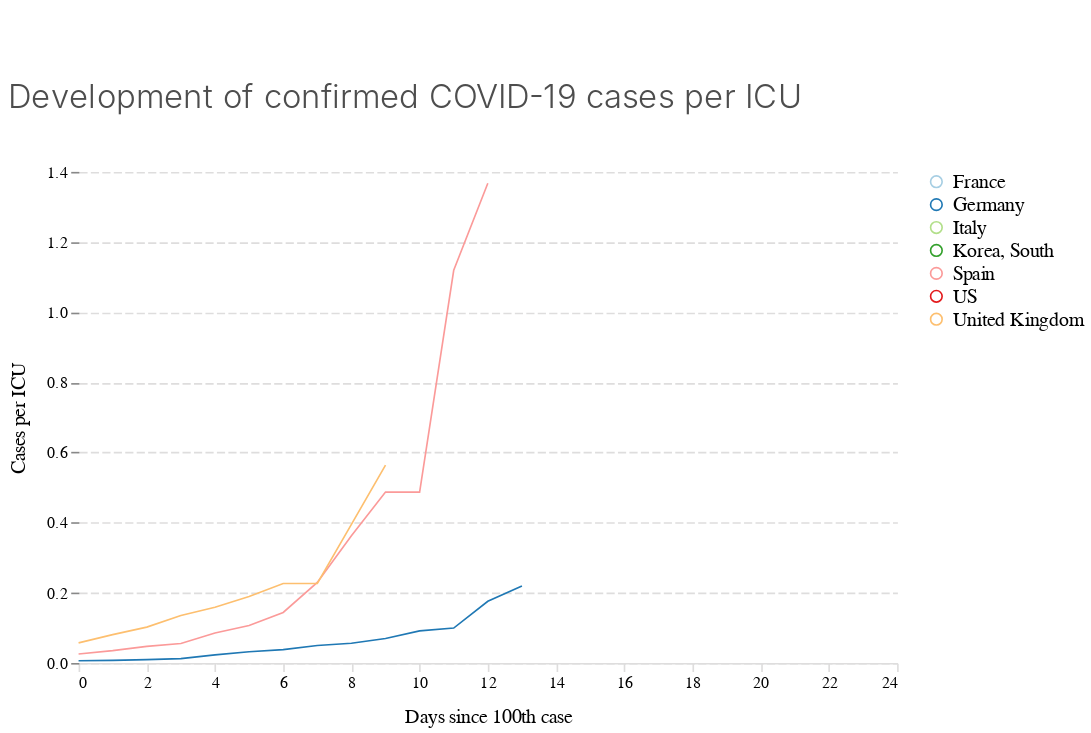

The cell this chart's notebook holds for it:
### Code cell
chart_cases_per_icu

### Figure 1 — Vega-Lite specification as saved in the notebook (floating-point values rounded to 4 significant figures)
{"$schema": "https://vega.github.io/schema/vega-lite/v3.4.0.json", "config": {"area": {"fill": "#1696d2"}, "axisX": {"domain": true, "domainColor": "#DEDDDD", "domainDashOffset": 10, "domainWidth": 1, "grid": false, "labelAngle": 0, "labelFont": "Avenir", "labelFontSize": 10, "tickColor": "#DEDDDD", "titleFont": "Avenir", "titleFontSize": 12, "titleFontWeight": 400, "titlePadding": 10}, "axisY": {"domain": false, "domainDashOffset": 10, "grid": true, "gridColor": "#DEDDDD", "gridDash": [5, 2], "gridWidth": 1, "labelAngle": 0, "labelFont": "Avenir", "labelFontSize": 10, "titleFont": "Avenir", "titleFontSize": 12, "titleFontWeight": 400, "titlePadding": 10}, "bar": {"fill": "#1696d2", "strokeWidth": 0}, "guide-title": {"color": "Monospace", "font": "Avenir", "fontSize": 15}, "header": {"titleFontSize": 12, "titleFontWeight": 400}, "legend": {"labelFont": "Avenir", "labelFontSize": 12, "symbolSize": 50, "symbolType": "circle", "title": "", "titleFont": "Avenir", "titleFontSize": 12}, "line": {"color": "#1696d2", "stroke": "#1696d2", "strokeWidth": 1}, "path": {"stroke": "#1696d2"}, "point": {"filled": true}, "range": {"category": ["#a6cee3", "#1f78b4", "#b2df8a", "#33a02c", "#fb9a99", "#e31a1c", "#fdbf6f", "#ff7f00"], "diverging": ["#cfe8f3", "#a2d4ec", "#73bfe2", "#46abdb", "#1696d2", "#12719e"]}, "text": {"align": "right", "color": "#1696d2", "font": "Avenir", "fontSize": 12, "fontWeight": 400, "size": 11}, "title": {"anchor": "start", "color": "#4d4d4d", "font": "Avenir", "fontSize": 20, "fontWeight": 300, "lineHeight": 100, "offset": 30}, "trail": {"color": "#1696d2", "stroke": "#1696d2"}, "view": {"strokeWidth": 0}}, "data": {"name": "data-fcb69785cd2e215adef4e7bf7af6a694"}, "datasets": {"data-fcb69785cd2e215adef4e7bf7af6a694": [{"cases_per1m": 1.535, "cases_perICU": null, "country": "France", "date": "2020-02-29T00:00:00", "days_since100": 0, "perc_growth": null, "value": 100}, {"cases_per1m": 1.996, "cases_perICU": null, "country": "France", "date": "2020-03-01T00:00:00", "days_since100": 1, "perc_growth": 1.3, "value": 130}, {"cases_per1m": 2.933, "cases_perICU": null, "country": "France", "date": "2020-03-02T00:00:00", "days_since100": 2, "perc_growth": 1.469, "value": 191}, {"cases_per1m": 3.132, "cases_perICU": null, "country": "France", "date": "2020-03-03T00:00:00", "days_since100": 3, "perc_growth": 1.068, "value": 204}, {"cases_per1m": 4.422, "cases_perICU": null, "country": "France", "date": "2020-03-04T00:00:00", "days_since100": 4, "perc_growth": 1.412, "value": 288}, {"cases_per1m": 5.835, "cases_perICU": null, "country": "France", "date": "2020-03-05T00:00:00", "days_since100": 5, "perc_growth": 1.319, "value": 380}, {"cases_per1m": 10.07, "cases_perICU": null, "country": "France", "date": "2020-03-06T00:00:00", "days_since100": 6, "perc_growth": 1.726, "value": 656}, {"cases_per1m": 14.62, "cases_perICU": null, "country": "France", "date": "2020-03-07T00:00:00", "days_since100": 7, "perc_growth": 1.451, "value": 952}, {"cases_per1m": 17.33, "cases_perICU": null, "country": "France", "date": "2020-03-08T00:00:00", "days_since100": 8, "perc_growth": 1.186, "value": 1129}, {"cases_per1m": 18.61, "cases_perICU": null, "country": "France", "date": "2020-03-09T00:00:00", "days_since100": 9, "perc_growth": 1.074, "value": 1212}, {"cases_per1m": 27.44, "cases_perICU": null, "country": "France", "date": "2020-03-10T00:00:00", "days_since100": 10, "perc_growth": 1.474, "value": 1787}, {"cases_per1m": 35.07, "cases_perICU": null, "country": "France", "date": "2020-03-11T00:00:00", "days_since100": 11, "perc_growth": 1.278, "value": 2284}, {"cases_per1m": 35.07, "cases_perICU": null, "country": "France", "date": "2020-03-12T00:00:00", "days_since100": 12, "perc_growth": 1, "value": 2284}, {"cases_per1m": 56.3, "cases_perICU": null, "country": "France", "date": "2020-03-13T00:00:00", "days_since100": 13, "perc_growth": 1.606, "value": 3667}, {"cases_per1m": 68.79, "cases_perICU": null, "country": "France", "date": "2020-03-14T00:00:00", "days_since100": 14, "perc_growth": 1.222, "value": 4480}, {"cases_per1m": 1.557, "cases_perICU": 0.006226, "country": "Germany", "date": "2020-03-01T00:00:00", "days_since100": 0, "perc_growth": null, "value": 130}, {"cases_per1m": 1.904, "cases_perICU": 0.007615, "country": "Germany", "date": "2020-03-02T00:00:00", "days_since100": 1, "perc_growth": 1.223, "value": 159}, {"cases_per1m": 2.347, "cases_perICU": 0.009387, "country": "Germany", "date": "2020-03-03T00:00:00", "days_since100": 2, "perc_growth": 1.233, "value": 196}, {"cases_per1m": 3.137, "cases_perICU": 0.01255, "country": "Germany", "date": "2020-03-04T00:00:00", "days_since100": 3, "perc_growth": 1.337, "value": 262}, {"cases_per1m": 5.771, "cases_perICU": 0.02309, "country": "Germany", "date": "2020-03-05T00:00:00", "days_since100": 4, "perc_growth": 1.84, "value": 482}, {"cases_per1m": 8.022, "cases_perICU": 0.03209, "country": "Germany", "date": "2020-03-06T00:00:00", "days_since100": 5, "perc_growth": 1.39, "value": 670}, {"cases_per1m": 9.567, "cases_perICU": 0.03827, "country": "Germany", "date": "2020-03-07T00:00:00", "days_since100": 6, "perc_growth": 1.193, "value": 799}, {"cases_per1m": 12.45, "cases_perICU": 0.04981, "country": "Germany", "date": "2020-03-08T00:00:00", "days_since100": 7, "perc_growth": 1.302, "value": 1040}, {"cases_per1m": 14.08, "cases_perICU": 0.05632, "country": "Germany", "date": "2020-03-09T00:00:00", "days_since100": 8, "perc_growth": 1.131, "value": 1176}, {"cases_per1m": 17.45, "cases_perICU": 0.06978, "country": "Germany", "date": "2020-03-10T00:00:00", "days_since100": 9, "perc_growth": 1.239, "value": 1457}, {"cases_per1m": 22.85, "cases_perICU": 0.09138, "country": "Germany", "date": "2020-03-11T00:00:00", "days_since100": 10, "perc_growth": 1.31, "value": 1908}, {"cases_per1m": 24.88, "cases_perICU": 0.09952, "country": "Germany", "date": "2020-03-12T00:00:00", "days_since100": 11, "perc_growth": 1.089, "value": 2078}, {"cases_per1m": 44.0, "cases_perICU": 0.176, "country": "Germany", "date": "2020-03-13T00:00:00", "days_since100": 12, "perc_growth": 1.769, "value": 3675}, {"cases_per1m": 54.9, "cases_perICU": 0.2196, "country": "Germany", "date": "2020-03-14T00:00:00", "days_since100": 13, "perc_growth": 1.248, "value": 4585}, {"cases_per1m": 2.56, "cases_perICU": null, "country": "Italy", "date": "2020-02-23T00:00:00", "days_since100": 0, "perc_growth": null, "value": 155}, {"cases_per1m": 3.782, "cases_perICU": null, "country": "Italy", "date": "2020-02-24T00:00:00", "days_since100": 1, "perc_growth": 1.477, "value": 229}, {"cases_per1m": 5.318, "cases_perICU": null, "country": "Italy", "date": "2020-02-25T00:00:00", "days_since100": 2, "perc_growth": 1.406, "value": 322}, {"cases_per1m": 7.481, "cases_perICU": null, "country": "Italy", "date": "2020-02-26T00:00:00", "days_since100": 3, "perc_growth": 1.407, "value": 453}, {"cases_per1m": 10.82, "cases_perICU": null, "country": "Italy", "date": "2020-02-27T00:00:00", "days_since100": 4, "perc_growth": 1.446, "value": 655}, {"cases_per1m": 14.67, "cases_perICU": null, "country": "Italy", "date": "2020-02-28T00:00:00", "days_since100": 5, "perc_growth": 1.356, "value": 888}, {"cases_per1m": 18.63, "cases_perICU": null, "country": "Italy", "date": "2020-02-29T00:00:00", "days_since100": 6, "perc_growth": 1.27, "value": 1128}, {"cases_per1m": 27.98, "cases_perICU": null, "country": "Italy", "date": "2020-03-01T00:00:00", "days_since100": 7, "perc_growth": 1.502, "value": 1694}, {"cases_per1m": 33.63, "cases_perICU": null, "country": "Italy", "date": "2020-03-02T00:00:00", "days_since100": 8, "perc_growth": 1.202, "value": 2036}, {"cases_per1m": 41.32, "cases_perICU": null, "country": "Italy", "date": "2020-03-03T00:00:00", "days_since100": 9, "perc_growth": 1.229, "value": 2502}, {"cases_per1m": 51.02, "cases_perICU": null, "country": "Italy", "date": "2020-03-04T00:00:00", "days_since100": 10, "perc_growth": 1.235, "value": 3089}, {"cases_per1m": 63.72, "cases_perICU": null, "country": "Italy", "date": "2020-03-05T00:00:00", "days_since100": 11, "perc_growth": 1.249, "value": 3858}, {"cases_per1m": 76.56, "cases_perICU": null, "country": "Italy", "date": "2020-03-06T00:00:00", "days_since100": 12, "perc_growth": 1.202, "value": 4636}, {"cases_per1m": 97.16, "cases_perICU": null, "country": "Italy", "date": "2020-03-07T00:00:00", "days_since100": 13, "perc_growth": 1.269, "value": 5883}, {"cases_per1m": 121.8, "cases_perICU": null, "country": "Italy", "date": "2020-03-08T00:00:00", "days_since100": 14, "perc_growth": 1.254, "value": 7375}, {"cases_per1m": 151.5, "cases_perICU": null, "country": "Italy", "date": "2020-03-09T00:00:00", "days_since100": 15, "perc_growth": 1.244, "value": 9172}, {"cases_per1m": 167.6, "cases_perICU": null, "country": "Italy", "date": "2020-03-10T00:00:00", "days_since100": 16, "perc_growth": 1.107, "value": 10149}, {"cases_per1m": 205.8, "cases_perICU": null, "country": "Italy", "date": "2020-03-11T00:00:00", "days_since100": 17, "perc_growth": 1.228, "value": 12462}, {"cases_per1m": 205.8, "cases_perICU": null, "country": "Italy", "date": "2020-03-12T00:00:00", "days_since100": 18, "perc_growth": 1, "value": 12462}, {"cases_per1m": 291.7, "cases_perICU": null, "country": "Italy", "date": "2020-03-13T00:00:00", "days_since100": 19, "perc_growth": 1.417, "value": 17660}, {"cases_per1m": 349.4, "cases_perICU": null, "country": "Italy", "date": "2020-03-14T00:00:00", "days_since100": 20, "perc_growth": 1.198, "value": 21157}, {"cases_per1m": 2.03, "cases_perICU": null, "country": "Korea, South", "date": "2020-02-20T00:00:00", "days_since100": 0, "perc_growth": null, "value": 104}, {"cases_per1m": 3.982, "cases_perICU": null, "country": "Korea, South", "date": "2020-02-21T00:00:00", "days_since100": 1, "perc_growth": 1.962, "value": 204}, {"cases_per1m": 8.453, "cases_perICU": null, "country": "Korea, South", "date": "2020-02-22T00:00:00", "days_since100": 2, "perc_growth": 2.123, "value": 433}, {"cases_per1m": 11.75, "cases_perICU": null, "country": "Korea, South", "date": "2020-02-23T00:00:00", "days_since100": 3, "perc_growth": 1.39, "value": 602}, {"cases_per1m": 16.26, "cases_perICU": null, "country": "Korea, South", "date": "2020-02-24T00:00:00", "days_since100": 4, "perc_growth": 1.384, "value": 833}, {"cases_per1m": 19.07, "cases_perICU": null, "country": "Korea, South", "date": "2020-02-25T00:00:00", "days_since100": 5, "perc_growth": 1.173, "value": 977}, {"cases_per1m": 24.62, "cases_perICU": null, "country": "Korea, South", "date": "2020-02-26T00:00:00", "days_since100": 6, "perc_growth": 1.291, "value": 1261}, {"cases_per1m": 34.48, "cases_perICU": null, "country": "Korea, South", "date": "2020-02-27T00:00:00", "days_since100": 7, "perc_growth": 1.4, "value": 1766}, {"cases_per1m": 45.62, "cases_perICU": null, "country": "Korea, South", "date": "2020-02-28T00:00:00", "days_since100": 8, "perc_growth": 1.323, "value": 2337}, {"cases_per1m": 61.49, "cases_perICU": null, "country": "Korea, South", "date": "2020-02-29T00:00:00", "days_since100": 9, "perc_growth": 1.348, "value": 3150}, {"cases_per1m": 72.93, "cases_perICU": null, "country": "Korea, South", "date": "2020-03-01T00:00:00", "days_since100": 10, "perc_growth": 1.186, "value": 3736}, {"cases_per1m": 84.63, "cases_perICU": null, "country": "Korea, South", "date": "2020-03-02T00:00:00", "days_since100": 11, "perc_growth": 1.16, "value": 4335}, {"cases_per1m": 101.2, "cases_perICU": null, "country": "Korea, South", "date": "2020-03-03T00:00:00", "days_since100": 12, "perc_growth": 1.196, "value": 5186}, {"cases_per1m": 109.7, "cases_perICU": null, "country": "Korea, South", "date": "2020-03-04T00:00:00", "days_since100": 13, "perc_growth": 1.084, "value": 5621}, {"cases_per1m": 118.8, "cases_perICU": null, "country": "Korea, South", "date": "2020-03-05T00:00:00", "days_since100": 14, "perc_growth": 1.083, "value": 6088}, {"cases_per1m": 128.7, "cases_perICU": null, "country": "Korea, South", "date": "2020-03-06T00:00:00", "days_since100": 15, "perc_growth": 1.083, "value": 6593}, {"cases_per1m": 137.5, "cases_perICU": null, "country": "Korea, South", "date": "2020-03-07T00:00:00", "days_since100": 16, "perc_growth": 1.068, "value": 7041}, {"cases_per1m": 142.8, "cases_perICU": null, "country": "Korea, South", "date": "2020-03-08T00:00:00", "days_since100": 17, "perc_growth": 1.039, "value": 7314}, {"cases_per1m": 146.0, "cases_perICU": null, "country": "Korea, South", "date": "2020-03-09T00:00:00", "days_since100": 18, "perc_growth": 1.022, "value": 7478}, {"cases_per1m": 146.7, "cases_perICU": null, "country": "Korea, South", "date": "2020-03-10T00:00:00", "days_since100": 19, "perc_growth": 1.005, "value": 7513}, {"cases_per1m": 151.4, "cases_perICU": null, "country": "Korea, South", "date": "2020-03-11T00:00:00", "days_since100": 20, "perc_growth": 1.032, "value": 7755}, {"cases_per1m": 153.6, "cases_perICU": null, "country": "Korea, South", "date": "2020-03-12T00:00:00", "days_since100": 21, "perc_growth": 1.015, "value": 7869}, {"cases_per1m": 155.8, "cases_perICU": null, "country": "Korea, South", "date": "2020-03-13T00:00:00", "days_since100": 22, "perc_growth": 1.014, "value": 7979}, {"cases_per1m": 157.9, "cases_perICU": null, "country": "Korea, South", "date": "2020-03-14T00:00:00", "days_since100": 23, "perc_growth": 1.013, "value": 8086}, {"cases_per1m": 2.568, "cases_perICU": 0.02568, "country": "Spain", "date": "2020-03-02T00:00:00", "days_since100": 0, "perc_growth": null, "value": 120}, {"cases_per1m": 3.53, "cases_perICU": 0.0353, "country": "Spain", "date": "2020-03-03T00:00:00", "days_since100": 1, "perc_growth": 1.375, "value": 165}, {"cases_per1m": 4.75, "cases_perICU": 0.0475, "country": "Spain", "date": "2020-03-04T00:00:00", "days_since100": 2, "perc_growth": 1.345, "value": 222}, {"cases_per1m": 5.542, "cases_perICU": 0.05542, "country": "Spain", "date": "2020-03-05T00:00:00", "days_since100": 3, "perc_growth": 1.167, "value": 259}, {"cases_per1m": 8.559, "cases_perICU": 0.08559, "country": "Spain", "date": "2020-03-06T00:00:00", "days_since100": 4, "perc_growth": 1.544, "value": 400}, {"cases_per1m": 10.7, "cases_perICU": 0.107, "country": "Spain", "date": "2020-03-07T00:00:00", "days_since100": 5, "perc_growth": 1.25, "value": 500}, {"cases_per1m": 14.4, "cases_perICU": 0.144, "country": "Spain", "date": "2020-03-08T00:00:00", "days_since100": 6, "perc_growth": 1.346, "value": 673}, {"cases_per1m": 22.96, "cases_perICU": 0.2296, "country": "Spain", "date": "2020-03-09T00:00:00", "days_since100": 7, "perc_growth": 1.594, "value": 1073}, {"cases_per1m": 36.27, "cases_perICU": 0.3627, "country": "Spain", "date": "2020-03-10T00:00:00", "days_since100": 8, "perc_growth": 1.58, "value": 1695}, {"cases_per1m": 48.72, "cases_perICU": 0.4872, "country": "Spain", "date": "2020-03-11T00:00:00", "days_since100": 9, "perc_growth": 1.343, "value": 2277}, {"cases_per1m": 48.72, "cases_perICU": 0.4872, "country": "Spain", "date": "2020-03-12T00:00:00", "days_since100": 10, "perc_growth": 1, "value": 2277}, {"cases_per1m": 111.9, "cases_perICU": 1.119, "country": "Spain", "date": "2020-03-13T00:00:00", "days_since100": 11, "perc_growth": 2.298, "value": 5232}, {"cases_per1m": 136.7, "cases_perICU": 1.367, "country": "Spain", "date": "2020-03-14T00:00:00", "days_since100": 12, "perc_growth": 1.222, "value": 6391}, {"cases_per1m": 0.3586, "cases_perICU": null, "country": "US", "date": "2020-03-03T00:00:00", "days_since100": 0, "perc_growth": null, "value": 118}, {"cases_per1m": 0.4528, "cases_perICU": null, "country": "US", "date": "2020-03-04T00:00:00", "days_since100": 1, "perc_growth": 1.263, "value": 149}, {"cases_per1m": 0.6594, "cases_perICU": null, "country": "US", "date": "2020-03-05T00:00:00", "days_since100": 2, "perc_growth": 1.456, "value": 217}, {"cases_per1m": 0.7962, "cases_perICU": null, "country": "US", "date": "2020-03-06T00:00:00", "days_since100": 3, "perc_growth": 1.207, "value": 262}, {"cases_per1m": 1.222, "cases_perICU": null, "country": "US", "date": "2020-03-07T00:00:00", "days_since100": 4, "perc_growth": 1.534, "value": 402}, {"cases_per1m": 1.574, "cases_perICU": null, "country": "US", "date": "2020-03-08T00:00:00", "days_since100": 5, "perc_growth": 1.289, "value": 518}, {"cases_per1m": 1.772, "cases_perICU": null, "country": "US", "date": "2020-03-09T00:00:00", "days_since100": 6, "perc_growth": 1.125, "value": 583}, {"cases_per1m": 2.914, "cases_perICU": null, "country": "US", "date": "2020-03-10T00:00:00", "days_since100": 7, "perc_growth": 1.645, "value": 959}, {"cases_per1m": 3.893, "cases_perICU": null, "country": "US", "date": "2020-03-11T00:00:00", "days_since100": 8, "perc_growth": 1.336, "value": 1281}, {"cases_per1m": 5.054, "cases_perICU": null, "country": "US", "date": "2020-03-12T00:00:00", "days_since100": 9, "perc_growth": 1.298, "value": 1663}, {"cases_per1m": 6.622, "cases_perICU": null, "country": "US", "date": "2020-03-13T00:00:00", "days_since100": 10, "perc_growth": 1.31, "value": 2179}, {"cases_per1m": 8.287, "cases_perICU": null, "country": "US", "date": "2020-03-14T00:00:00", "days_since100": 11, "perc_growth": 1.251, "value": 2727}, {"cases_per1m": 1.718, "cases_perICU": 0.05726, "country": "United Kingdom", "date": "2020-03-05T00:00:00", "days_since100": 0, "perc_growth": null, "value": 116}, {"cases_per1m": 2.429, "cases_perICU": 0.08095, "country": "United Kingdom", "date": "2020-03-06T00:00:00", "days_since100": 1, "perc_growth": 1.414, "value": 164}, {"cases_per1m": 3.065, "cases_perICU": 0.1022, "country": "United Kingdom", "date": "2020-03-07T00:00:00", "days_since100": 2, "perc_growth": 1.262, "value": 207}, {"cases_per1m": 4.057, "cases_perICU": 0.1352, "country": "United Kingdom", "date": "2020-03-08T00:00:00", "days_since100": 3, "perc_growth": 1.324, "value": 274}, {"cases_per1m": 4.768, "cases_perICU": 0.1589, "country": "United Kingdom", "date": "2020-03-09T00:00:00", "days_since100": 4, "perc_growth": 1.175, "value": 322}, {"cases_per1m": 5.686, "cases_perICU": 0.1895, "country": "United Kingdom", "date": "2020-03-10T00:00:00", "days_since100": 5, "perc_growth": 1.193, "value": 384}, {"cases_per1m": 6.797, "cases_perICU": 0.2266, "country": "United Kingdom", "date": "2020-03-11T00:00:00", "days_since100": 6, "perc_growth": 1.195, "value": 459}, {"cases_per1m": 6.797, "cases_perICU": 0.2266, "country": "United Kingdom", "date": "2020-03-12T00:00:00", "days_since100": 7, "perc_growth": 1, "value": 459}, {"cases_per1m": 11.86, "cases_perICU": 0.3954, "country": "United Kingdom", "date": "2020-03-13T00:00:00", "days_since100": 8, "perc_growth": 1.745, "value": 801}, {"cases_per1m": 16.93, "cases_perICU": 0.5642, "country": "United Kingdom", "date": "2020-03-14T00:00:00", "days_since100": 9, "perc_growth": 1.427, "value": 1143}]}, "encoding": {"color": {"field": "country", "type": "nominal"}, "x": {"field": "days_since100", "title": "Days since 100th case", "type": "quantitative"}, "y": {"field": "cases_perICU", "title": "Cases per ICU", "type": "quantitative"}}, "height": 300, "mark": "line", "padding": {"bottom": 5, "left": 5, "right": 5, "top": 50}, "title": "Development of confirmed COVID-19 cases per ICU", "width": 500}
